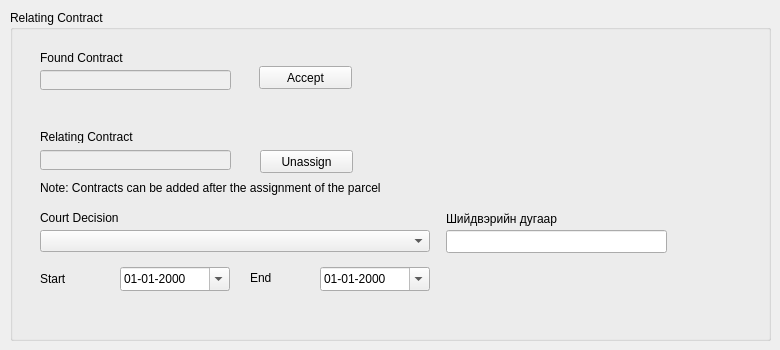
   <widget class="QWidget" name="relating_contract_tab">
    <attribute name="title">
     <string>Relating Contract</string>
    </attribute>
    <widget class="QGroupBox" name="relating_contract_groupbox">
     <property name="geometry">
      <rect>
       <x>10</x>
       <y>10</y>
       <width>761</width>
       <height>331</height>
      </rect>
     </property>
     <property name="title">
      <string>Relating Contract</string>
     </property>
     <widget class="QLineEdit" name="relating_contract_edit">
      <property name="enabled">
       <bool>false</bool>
      </property>
      <property name="geometry">
       <rect>
        <x>30</x>
        <y>140</y>
        <width>191</width>
        <height>20</height>
       </rect>
      </property>
     </widget>
     <widget class="QLabel" name="label_25">
      <property name="geometry">
       <rect>
        <x>30</x>
        <y>40</y>
        <width>191</width>
        <height>16</height>
       </rect>
      </property>
      <property name="text">
       <string>Found Contract</string>
      </property>
     </widget>
     <widget class="QLabel" name="label_26">
      <property name="geometry">
       <rect>
        <x>30</x>
        <y>120</y>
        <width>250</width>
        <height>13</height>
       </rect>
      </property>
      <property name="text">
       <string>Relating Contract</string>
      </property>
     </widget>
     <widget class="QLineEdit" name="found_contract_number_edit">
      <property name="enabled">
       <bool>false</bool>
      </property>
      <property name="geometry">
       <rect>
        <x>30</x>
        <y>60</y>
        <width>191</width>
        <height>20</height>
       </rect>
      </property>
     </widget>
     <widget class="QPushButton" name="accept_relating_contract_button">
      <property name="geometry">
       <rect>
        <x>249</x>
        <y>56</y>
        <width>93</width>
        <height>23</height>
       </rect>
      </property>
      <property name="text">
       <string>Accept</string>
      </property>
     </widget>
     <widget class="QPushButton" name="unassign_contract_button">
      <property name="geometry">
       <rect>
        <x>250</x>
        <y>140</y>
        <width>93</width>
        <height>23</height>
       </rect>
      </property>
      <property name="text">
       <string>Unassign</string>
      </property>
     </widget>
     <widget class="QLabel" name="label_5">
      <property name="geometry">
       <rect>
        <x>30</x>
        <y>170</y>
        <width>661</width>
        <height>16</height>
       </rect>
      </property>
      <property name="text">
       <string>Note: Contracts can be added after the assignment of the parcel</string>
      </property>
     </widget>
     <widget class="QLabel" name="contract_court_decision_label">
      <property name="geometry">
       <rect>
        <x>30</x>
        <y>200</y>
        <width>391</width>
        <height>16</height>
       </rect>
      </property>
      <property name="text">
       <string>Court Decision</string>
      </property>
     </widget>
     <widget class="QComboBox" name="contract_court_status_cbox">
      <property name="geometry">
       <rect>
        <x>30</x>
        <y>220</y>
        <width>390</width>
        <height>22</height>
       </rect>
      </property>
     </widget>
     <widget class="QDateEdit" name="contract_court_start_date_edit">
      <property name="geometry">
       <rect>
        <x>110</x>
        <y>257</y>
        <width>110</width>
        <height>24</height>
       </rect>
      </property>
      <property name="displayFormat">
       <string>dd-MM-yyyy</string>
      </property>
      <property name="calendarPopup">
       <bool>true</bool>
      </property>
     </widget>
     <widget class="QLabel" name="contract_court_end_label">
      <property name="geometry">
       <rect>
        <x>240</x>
        <y>260</y>
        <width>62</width>
        <height>16</height>
       </rect>
      </property>
      <property name="text">
       <string>End</string>
      </property>
     </widget>
     <widget class="QLabel" name="contract_court_start_label">
      <property name="geometry">
       <rect>
        <x>30</x>
        <y>261</y>
        <width>71</width>
        <height>16</height>
       </rect>
      </property>
      <property name="text">
       <string>Start</string>
      </property>
     </widget>
     <widget class="QDateEdit" name="contract_court_end_date_edit">
      <property name="geometry">
       <rect>
        <x>310</x>
        <y>257</y>
        <width>110</width>
        <height>24</height>
       </rect>
      </property>
      <property name="displayFormat">
       <string>dd-MM-yyyy</string>
      </property>
      <property name="calendarPopup">
       <bool>true</bool>
      </property>
     </widget>
     <widget class="QLabel" name="label_49">
      <property name="geometry">
       <rect>
        <x>436</x>
        <y>200</y>
        <width>130</width>
        <height>17</height>
       </rect>
      </property>
      <property name="text">
       <string>Шийдвэрийн дугаар</string>
      </property>
     </widget>
     <widget class="QLineEdit" name="contract_court_decision_no_edit">
      <property name="geometry">
       <rect>
        <x>436</x>
        <y>220</y>
        <width>221</width>
        <height>23</height>
       </rect>
      </property>
     </widget>
    </widget>
   </widget>
